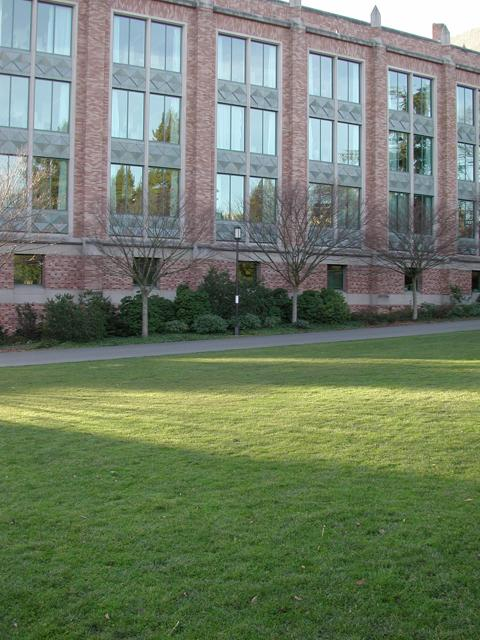
#> input picture assignment2/campus_000.jpg, 480 x 640 px
$ python color_space_test.py campus_000.jpg 1.0 1.0 1.0
#> lines starting #> are read from the running program, lines starting #| are printed output that depends on the picture
#> further down, img is the input picture: shape (640, 480, 3); mean R, G, B 112.5, 125.9, 103.6
# Hien Dao 1001912046
# CSE 4310 - Fundamentals of Computer Vision

import sys
import numpy as np
import skimage.io as io

def rgb_to_hsv(rgb_hsv):
  # Normalize RGB values to be in range of [0,1]
  rgb_hsv = rgb_hsv/255
  r, g, b = rgb_hsv[:,:,0], rgb_hsv[:,:,1], rgb_hsv[:,:,2]

  # Calculating HSV value V
  v = np.max(rgb_hsv, axis=2)

  # Calculating Saturation with Chroma
  chroma = v - np.min(rgb_hsv, axis=2)
  s = np.where(v!=0, chroma/v, 0)
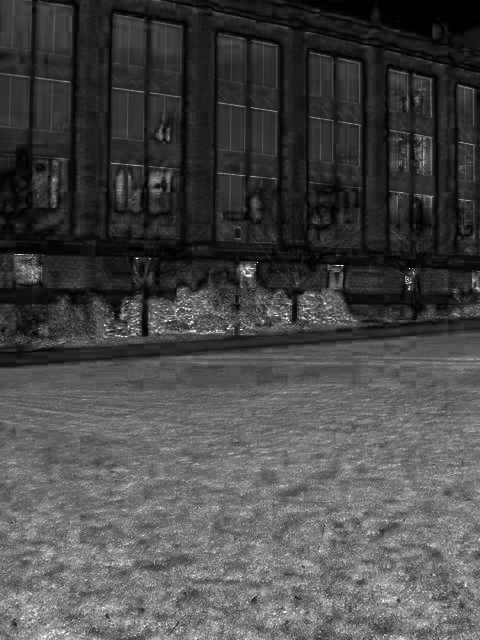
#> s: shape (640, 480) float64; min 0, max 1, mean 0.287

  # Calculating Hue
  # if chroma == 0 in else condition below
  # if v == r:
  hue_comp = np.where((chroma != 0) & (v==r),((g-b)/chroma)%6, 0)
  # if v == g:
  hue_comp = np.where((chroma != 0) & (v==g),((b-r)/chroma)+2, hue_comp)
  # if v == b:
  hue_comp = np.where((chroma != 0) & (v==b),((r-g)/chroma)+4, hue_comp)
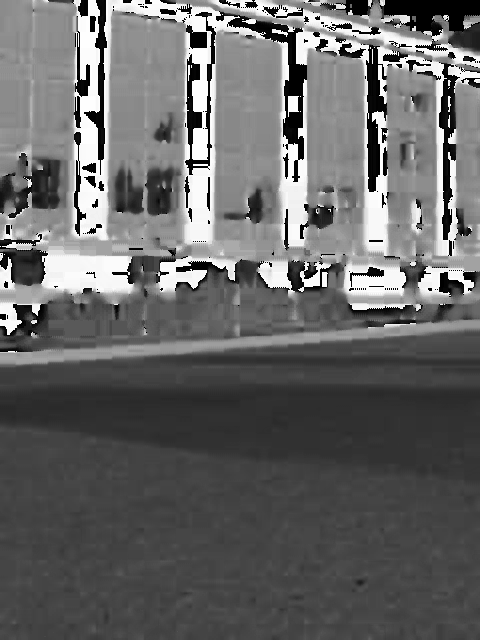
#> hue_comp: shape (640, 480) float64; min 0, max 5.97, mean 2.42; drawn with min black and max white

  h = 60.0 * hue_comp
  rgb_hsv = np.stack((h,s,v), axis = -1)
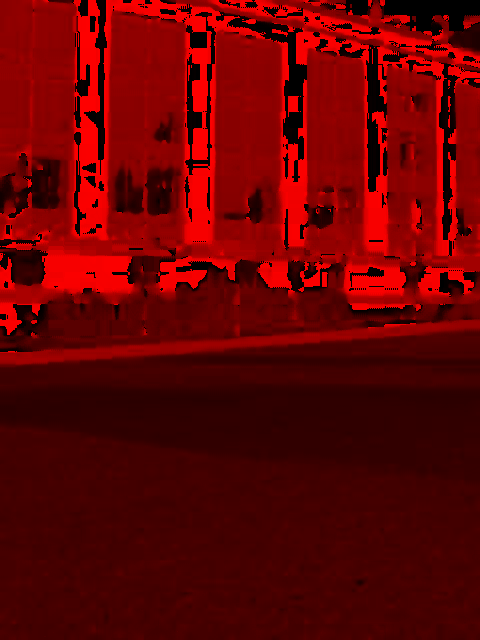
#> rgb_hsv: shape (640, 480, 3) float64; mean of channels 0, 1, 2 145.4, 0.3, 0.5; drawn with min black and max white
  return rgb_hsv


def hsv_to_rgb(hsv_rgb):
  h,s,v = hsv_rgb[:,:,0], hsv_rgb[:,:,1], hsv_rgb[:,:,2]
#> s: shape (640, 480) float64; every value is 1
  h = np.where(h >= 360, h-360, h)
  chroma = v * s
  hue_comp = h / 60
  x = chroma * (1 - abs((hue_comp % 2) - 1))

  # Calculate (R',G',B')
  R_comp =  np.where((hue_comp >= 0) & (hue_comp < 1), chroma,
            np.where((hue_comp >= 1) & (hue_comp < 2), x,
            np.where((hue_comp >= 2) & (hue_comp < 3), 0,
            np.where((hue_comp >= 3) & (hue_comp < 4), 0,
            np.where((hue_comp >= 4) & (hue_comp < 5), x,
            np.where((hue_comp >= 5) & (hue_comp < 6), chroma,0
            ))))))
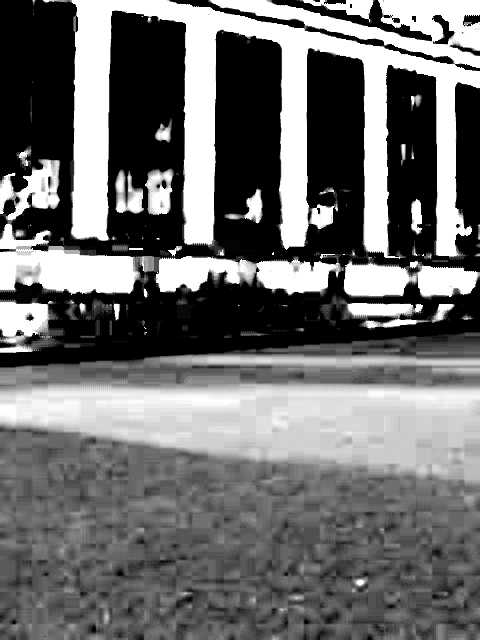
#> R_comp: shape (640, 480) float64; min 0, max 1, mean 0.434

  G_comp =  np.where((hue_comp >= 0) & (hue_comp < 1), x,
            np.where((hue_comp >= 1) & (hue_comp < 2), chroma,
            np.where((hue_comp >= 2) & (hue_comp < 3), chroma,
            np.where((hue_comp >= 3) & (hue_comp < 4), x,
            np.where((hue_comp >= 4) & (hue_comp < 5), 0,
            np.where((hue_comp >= 5) & (hue_comp < 6), 0,0
            ))))))
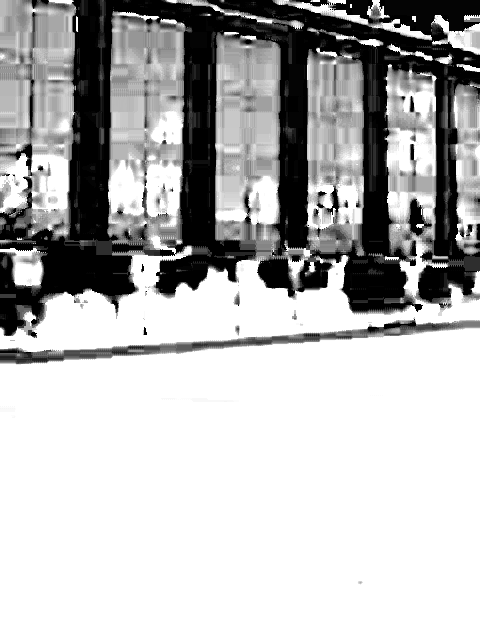
#> G_comp: shape (640, 480) float64; min 0, max 1, mean 0.72

  B_comp =  np.where((hue_comp >= 0) & (hue_comp < 1), 0,
            np.where((hue_comp >= 1) & (hue_comp < 2), 0,
            np.where((hue_comp >= 2) & (hue_comp < 3), x,
            np.where((hue_comp >= 3) & (hue_comp < 4), chroma,
            np.where((hue_comp >= 4) & (hue_comp < 5), chroma,
            np.where((hue_comp >= 5) & (hue_comp < 6), x,0
            ))))))
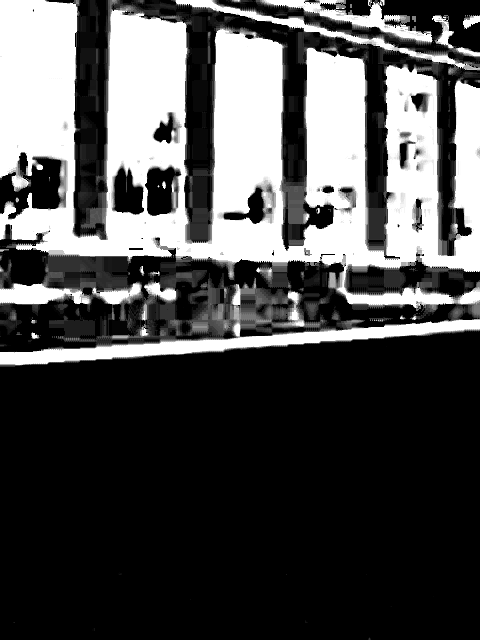
#> B_comp: shape (640, 480) float64; min 0, max 1, mean 0.309

  m = v - chroma
#> m: shape (640, 480) float64; every value is 0

  # Calculate (R,G,B)
  r = (R_comp + m) * 255
  g = (G_comp + m) * 255
  b = (B_comp + m) * 255
  hsv_rgb = np.stack((r,g,b), axis = -1)
  return hsv_rgb

filename = sys.argv[1]
hue = float(sys.argv[2])
saturation = float(sys.argv[3])
value = float(sys.argv[4])

if hue < 0 or hue > 360:
  print("The Hue input is out of the range [0,360]")
  exit(0)
elif saturation < 0 or saturation > 1:
  print("The Saturation input is out of the range [0,1]")
  exit(0)
elif value < 0 or value > 1:
  print("The Value input is out of the range [0,1]")
  exit(0)

img = io.imread(filename)

# RGB to HSV
hsv_img = rgb_to_hsv(img)

# Command Line HSV Modification Values
hsv_img[:,:,0] = hsv_img[:,:,0] + hue
hsv_img[:,:,1] = np.clip(hsv_img[:,:,1] + saturation, 0, 1)
hsv_img[:,:,2] = np.clip(hsv_img[:,:,2] + value, 0, 1)

# HSV to RGB
rgb_img = hsv_to_rgb(hsv_img)

io.imsave("new_image.jpg", rgb_img.astype(np.uint8))
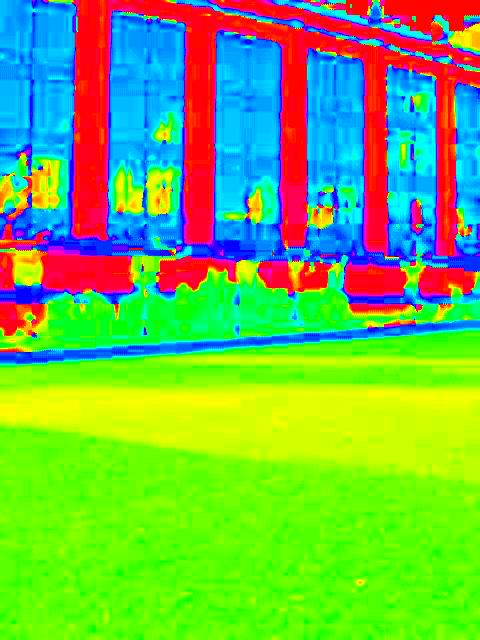
#> saved as new_image.jpg: shape (640, 480, 3); mean R, G, B 110.7, 183.2, 78.6

$ run again, on assignment2/campus_002.jpg
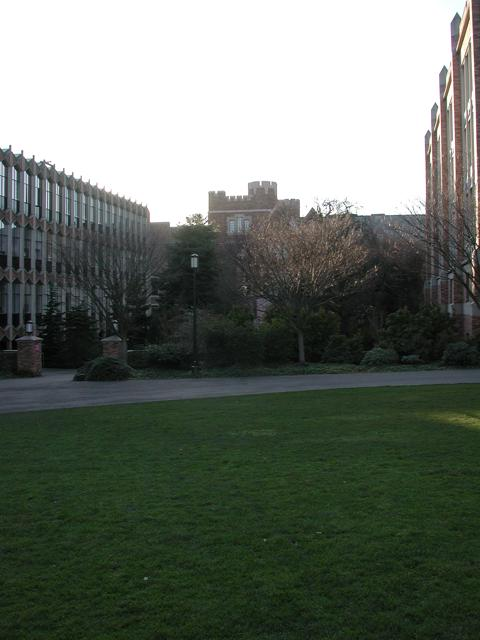
#> input picture assignment2/campus_002.jpg, 480 x 640 px
#> img is the input picture: shape (640, 480, 3); mean R, G, B 105.6, 113, 104.1
#> in hsv_to_rgb, `B_comp =  np.where((hue_comp >= 0) & (hue_comp < 1), 0, np.where((hue_..`:
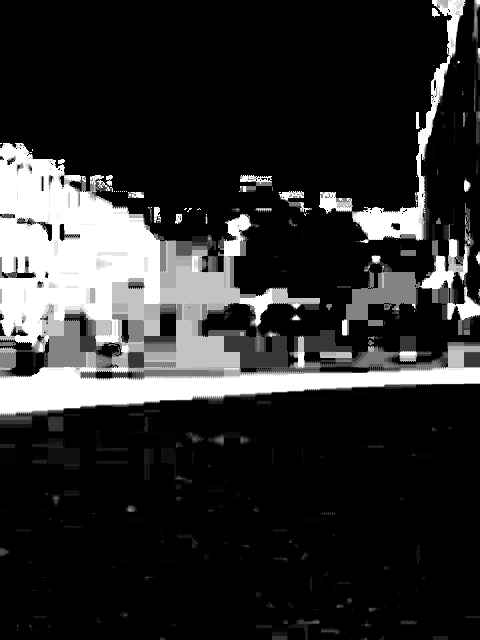
#> B_comp: shape (640, 480) float64; min 0, max 1, mean 0.179
#> m: shape (640, 480) float64; every value is 0
#> `io.imsave("new_image.jpg", rgb_img.astype(np.uint8))`:
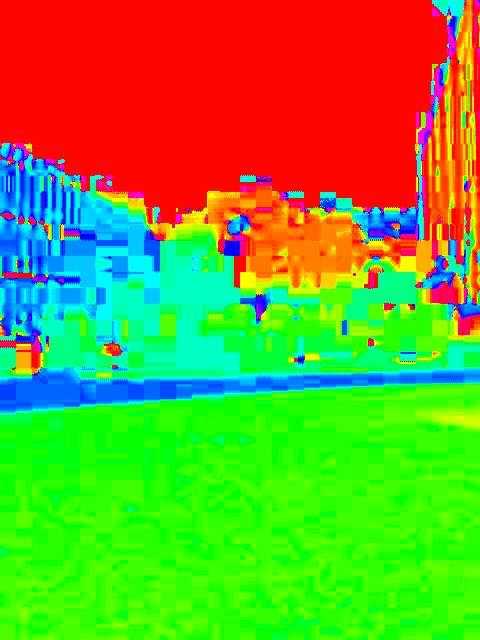
#> saved as new_image.jpg: shape (640, 480, 3); mean R, G, B 114.5, 160.3, 46.2

$ run again, on assignment2/campus_003.jpg
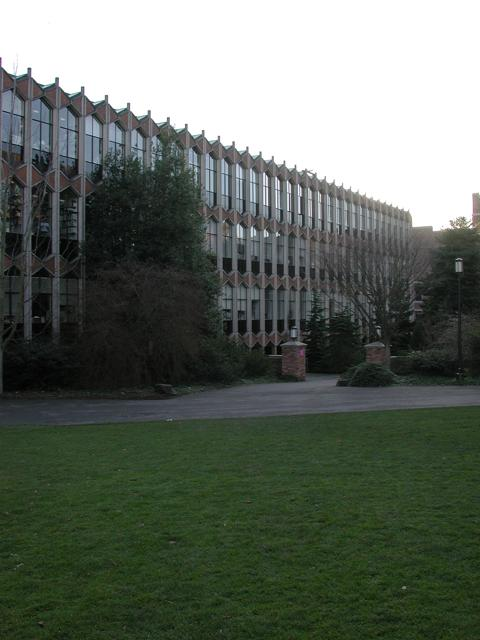
#> input picture assignment2/campus_003.jpg, 480 x 640 px
#> img is the input picture: shape (640, 480, 3); mean R, G, B 98.7, 106.8, 97.4
#> in hsv_to_rgb, `B_comp =  np.where((hue_comp >= 0) & (hue_comp < 1), 0, np.where((hue_..`:
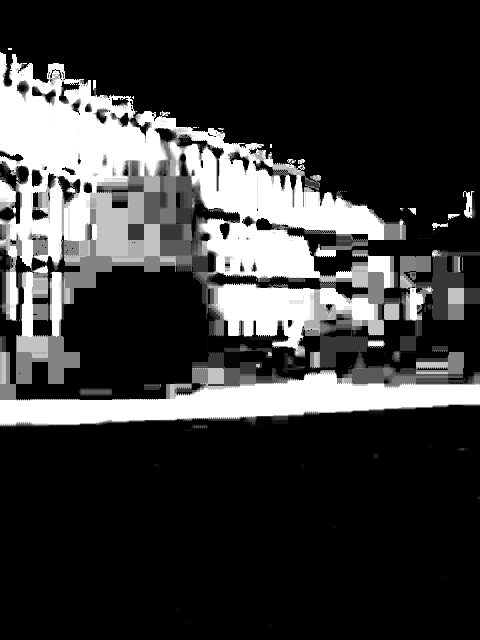
#> B_comp: shape (640, 480) float64; min 0, max 1, mean 0.227
#> m: shape (640, 480) float64; every value is 0
#> `io.imsave("new_image.jpg", rgb_img.astype(np.uint8))`:
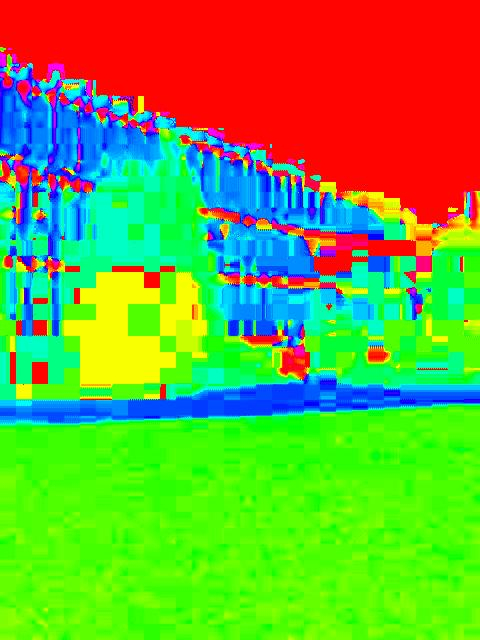
#> saved as new_image.jpg: shape (640, 480, 3); mean R, G, B 111.8, 167.7, 58.3

$ run again, on assignment2/campus_004.jpg
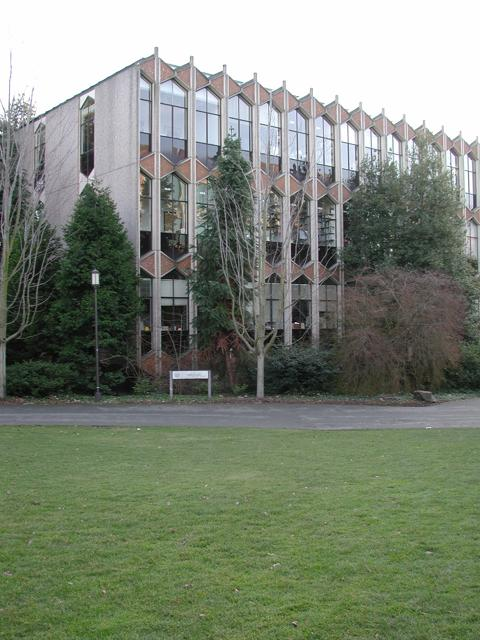
#> input picture assignment2/campus_004.jpg, 480 x 640 px
#> img is the input picture: shape (640, 480, 3); mean R, G, B 126.1, 134.5, 118.8
#> m: shape (640, 480) float64; every value is 0
#> `io.imsave("new_image.jpg", rgb_img.astype(np.uint8))`:
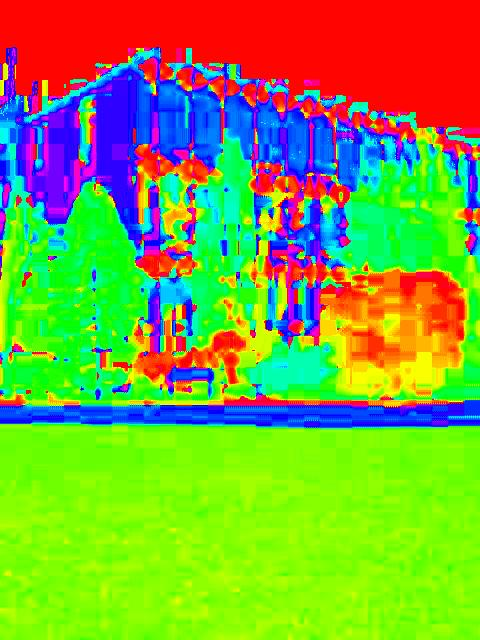
#> saved as new_image.jpg: shape (640, 480, 3); mean R, G, B 126.1, 166.1, 60.8
